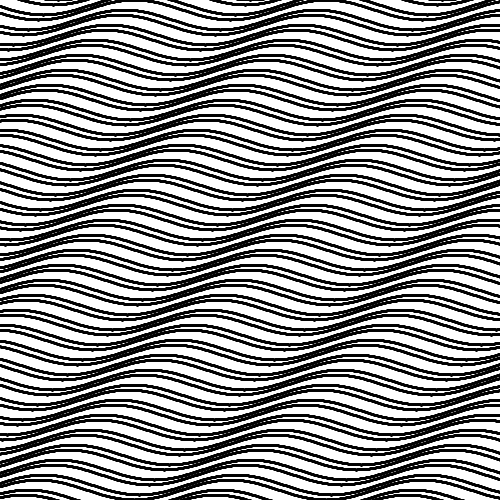
Frame 1 (no input)
Frame 60 (the mouse pressed at the canvas centre just before this capture): identical to frame 1, image omitted
Frame 120 (the mouse held since frame 60 and released just before this capture): identical to frame 1, image omitted

The Processing sketch that drew this single still picture (run headless with seeded random() and noise(); from frame 60 on, the mouse is pressed at the canvas centre):

// Processing sketch: processing_38083
// ── processing_38083.pde

boolean drawn;

void setup()
{
  smooth();
  size(500, 500);
  background(255, 255, 255);
  strokeWeight(3);
  drawn = false;
}

void draw()
{
  if(!drawn)
  {  
    drawWave();
    drawn = true;
  }
}

void drawWave()
{
  noFill();
  stroke(0);
  float rad = 0;
  
  for(int i = 0; i <= 500; i++)
  {
    for(int j = -15; j < 515; j+= 5)
    {
      if(j % 3 != 0) point(i, j + 10 * sin((1.0/3.0) * (rad + j * PI/32)));
    }
    rad += PI/32;
  }
}

                
                
